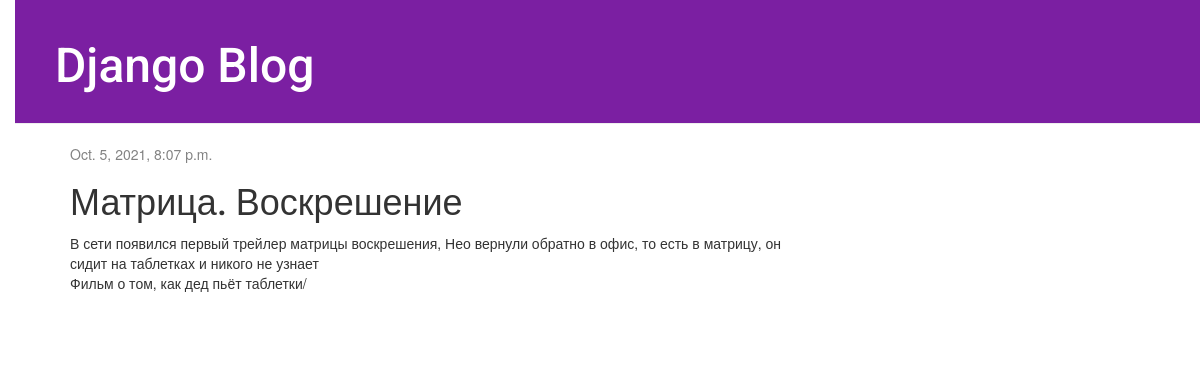
/post/matrica-voskreshenie/, run on the app's committed database.
### blog/models.py (models this page shows, shortened)
class Post(models.Model):
    author = models.ForeignKey(settings.AUTH_USER_MODEL, on_delete=models.CASCADE)
    slug = models.SlugField(max_length=250, unique_for_date='published_date')
    title = models.CharField(max_length=200)
    text = models.TextField()
    created_date = models.DateTimeField(default=timezone.now)
    published_date = models.DateTimeField(blank=True, null=True)

### blog/views.py (the view)
# urls.py: path('post/<slug:slug>/', views.post_detail, name='post_detail'),
def post_detail(request, slug):
    post = get_object_or_404(Post, slug=slug)
    return render(request, 'blog/post_detail.html', {'post': post})

### blog/templates/blog/post_detail.html (shortened to what this page needs)
{% extends 'blog/base.html' %}
{% block content %}
    <div class="post">
        {% if post.published_date %}
            <div class="date">
                {{ post.published_date }}
            </div>
        {% endif %}
        <h1>{{ post.title }}</h1>
        <p>{{ post.text|linebreaksbr }}</p>
    </div>
{% endblock %}

### blog/static/css/blog.css (style rules this page uses)
body { padding-left: 15px; }
h1, h2, h3, h4 { font-family: 'Roboto', sans-serif; }
.date { color: #828282; }
.post { margin-bottom: 70px; }

### data on the page
Post: published_date "Oct. 5, 2021, 8:07 p.m.", title "Матрица. Воскрешение", text "В сети появился первый трейлер матрицы воскрешения, Нео вернули обратно в офис, то есть в матрицу, он сидит на таблетках и никого не узнает Фильм о том, как дед пьёт таблетки/"
